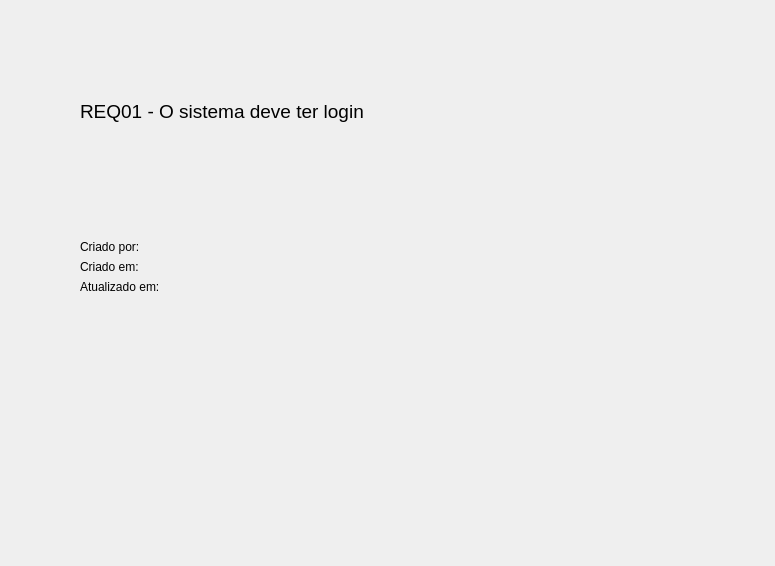
<?xml version="1.0" encoding="UTF-8"?>
<ui version="4.0">
 <class>Form</class>
 <widget class="QWidget" name="Form">
  <property name="geometry">
   <rect>
    <x>0</x>
    <y>0</y>
    <width>775</width>
    <height>566</height>
   </rect>
  </property>
  <property name="windowTitle">
   <string>Form</string>
  </property>
  <widget class="QLabel" name="label_18">
   <property name="geometry">
    <rect>
     <x>80</x>
     <y>100</y>
     <width>421</width>
     <height>71</height>
    </rect>
   </property>
   <property name="text">
    <string>&lt;html&gt;&lt;head/&gt;&lt;body&gt;&lt;p&gt;&lt;span style=&quot; font-size:14pt;&quot;&gt;REQ01 - O sistema deve ter login&lt;/span&gt;&lt;/p&gt;&lt;p&gt;&lt;span style=&quot; font-size:14pt;&quot;&gt;&lt;br/&gt;&lt;/span&gt;&lt;/p&gt;&lt;/body&gt;&lt;/html&gt;</string>
   </property>
   <property name="wordWrap">
    <bool>true</bool>
   </property>
  </widget>
  <widget class="QWidget" name="formLayoutWidget_7">
   <property name="geometry">
    <rect>
     <x>80</x>
     <y>240</y>
     <width>501</width>
     <height>121</height>
    </rect>
   </property>
   <layout class="QFormLayout" name="formLayout_7">
    <item row="0" column="0">
     <layout class="QFormLayout" name="formLayout_6">
      <item row="0" column="0">
       <widget class="QLabel" name="label_15">
        <property name="text">
         <string>Criado por:</string>
        </property>
       </widget>
      </item>
      <item row="2" column="0">
       <widget class="QLabel" name="label_14">
        <property name="text">
         <string>Atualizado em:</string>
        </property>
       </widget>
      </item>
      <item row="1" column="0">
       <widget class="QLabel" name="label">
        <property name="text">
         <string>Criado em:</string>
        </property>
       </widget>
      </item>
     </layout>
    </item>
    <item row="0" column="1">
     <layout class="QFormLayout" name="formLayout_5">
      <item row="1" column="1">
       <widget class="QLabel" name="updatedAt_3">
        <property name="text">
         <string/>
        </property>
       </widget>
      </item>
      <item row="0" column="1">
       <widget class="QLabel" name="label_16">
        <property name="text">
         <string/>
        </property>
       </widget>
      </item>
     </layout>
    </item>
   </layout>
  </widget>
 </widget>
 <resources/>
 <connections/>
</ui>
